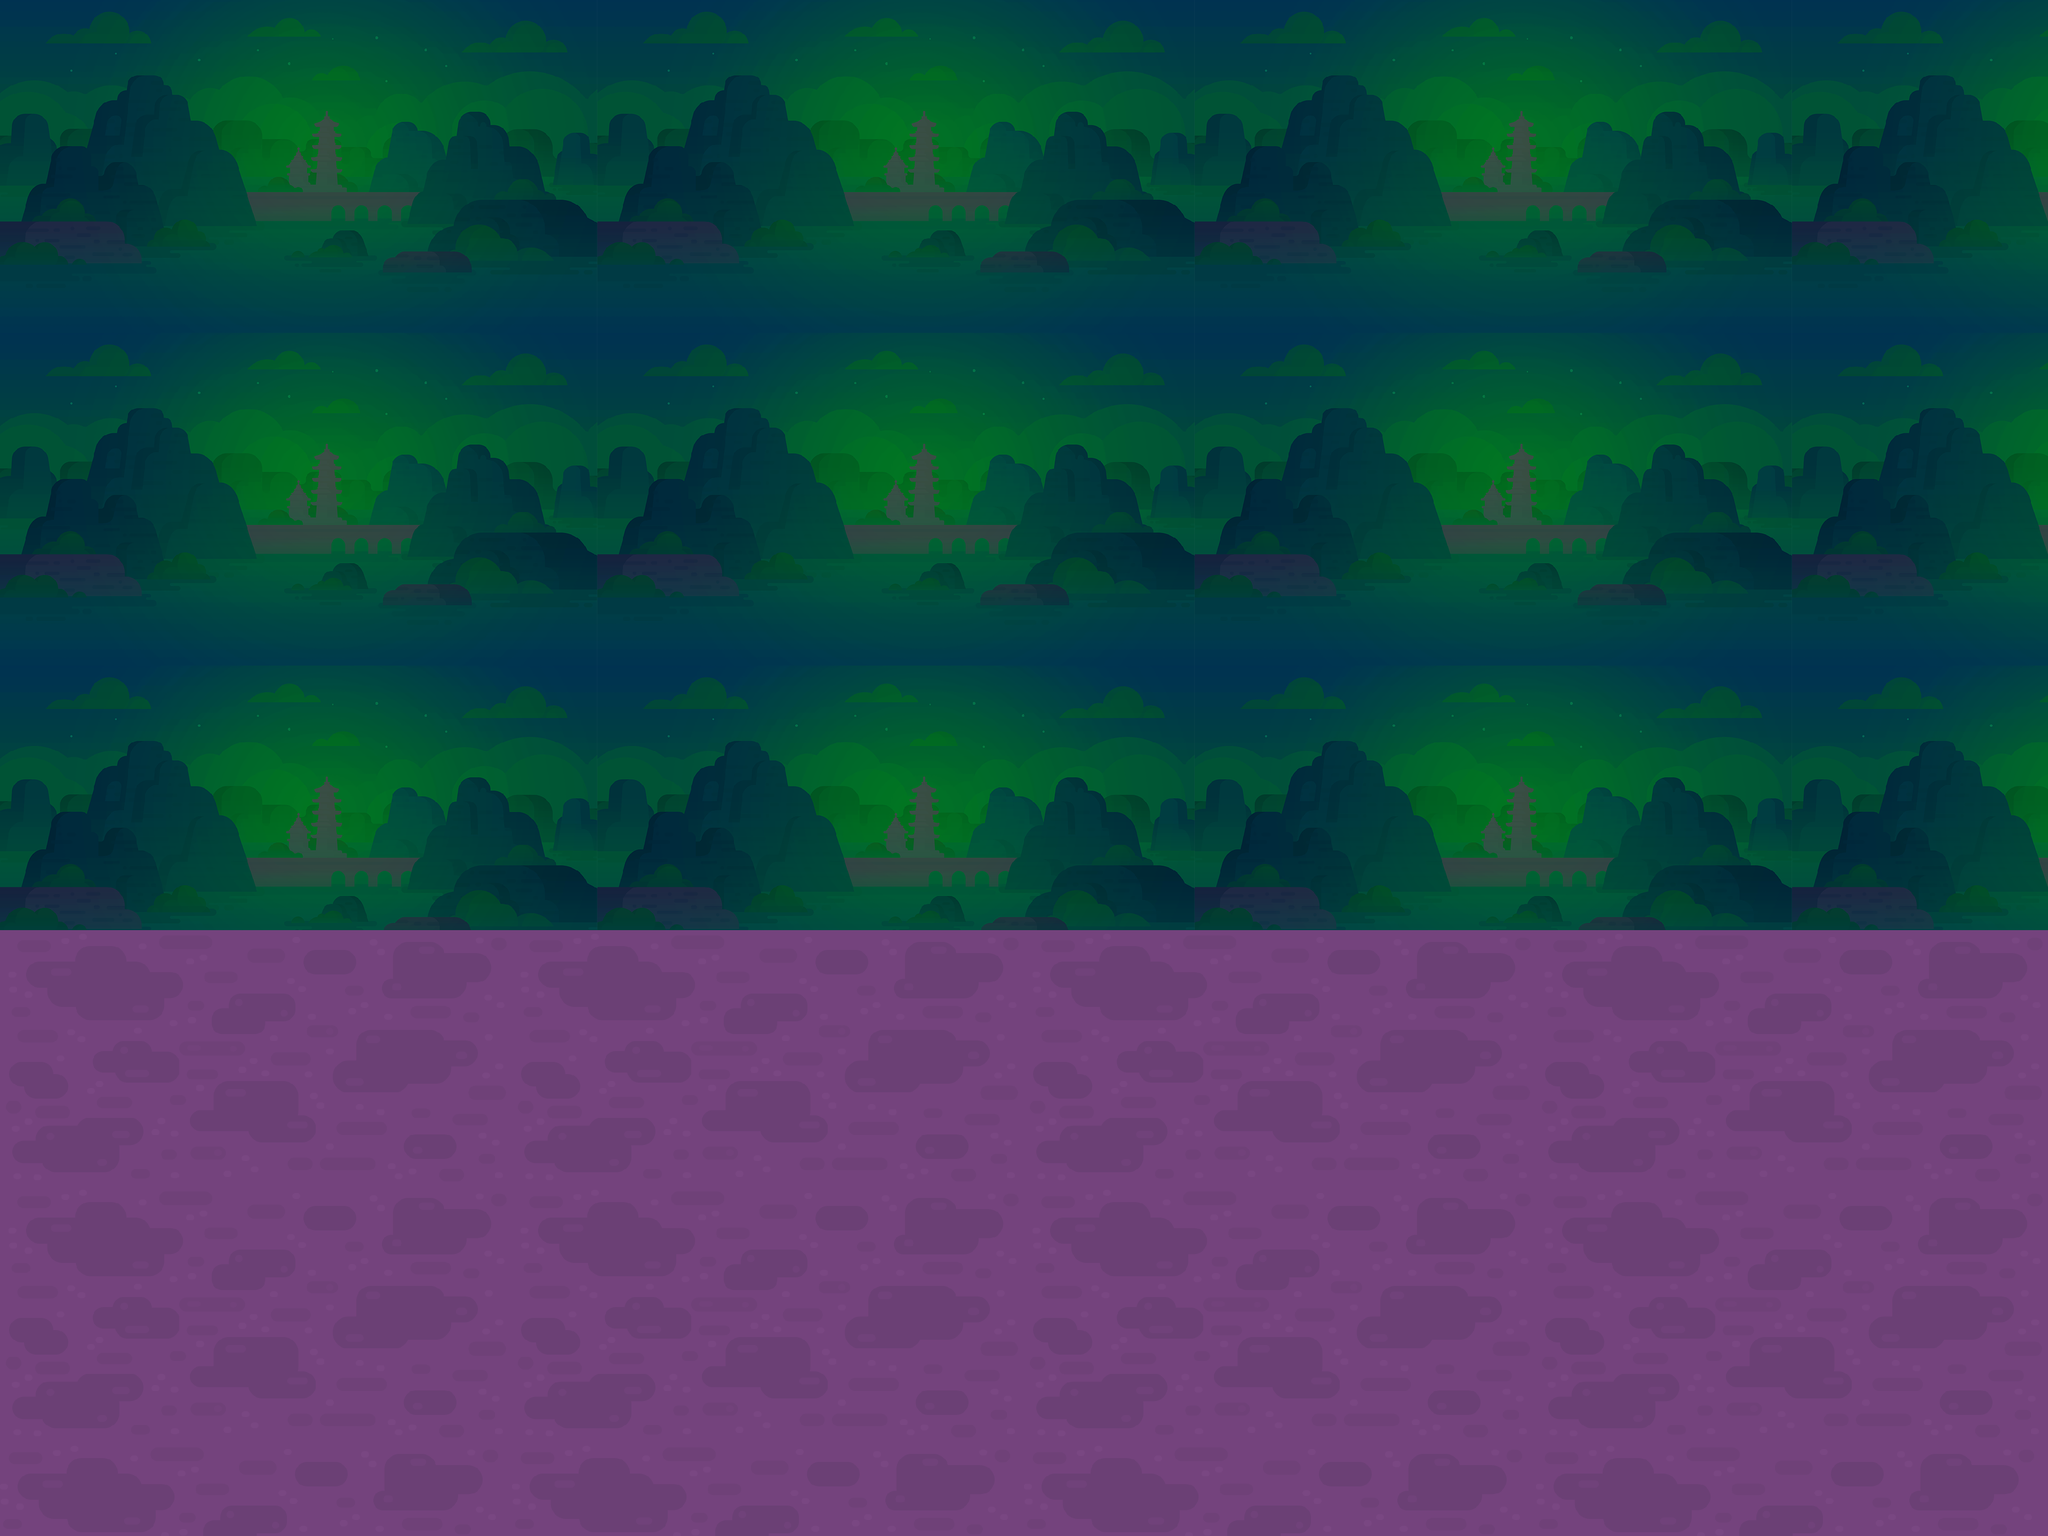

Rendered tile map (Tiled .tmx) drawn with the repository's tilesets; below, a short description and the map source with its tile grids summarised:
An orthogonal 240x180 tile map with 16x16 px tiles, 2 tile layers (Graphic, Background), 2 tilesets and 1 object.

<map version="1.9" tiledversion="1.9.2" orientation="orthogonal" renderorder="right-down" width="240" height="180" tilewidth="16" tileheight="16" infinite="0" nextlayerid="7" nextobjectid="25">
 <tileset firstgid="1" source="China_terrein_tile.tsx" />
 <tileset firstgid="1801" source="Background.tsx" />
 <layer id="1" name="Graphic" width="240" height="180">
  <data>[43200 cells, 43200 non-empty, 4530 distinct tile ids]</data>
 </layer>
 <objectgroup id="5" name="ground">
  <object id="19" x="0" y="1740" width="3840" height="1136" />
 </objectgroup>
 <layer id="3" name="Background" width="240" height="180">
  <data>[43200 cells, 0 non-empty, 0 distinct tile ids]</data>
 </layer>
</map>
